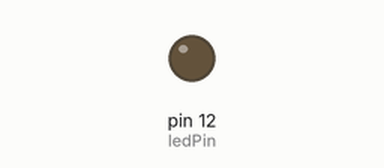
Recording of a sketch running on a simulated Arduino Uno, built with avr-gcc and run on an emulated ATmega328P. Shown: output pins drawn as LEDs (lit = HIGH).

Above: at 3.0 s.
At 26.5 s:
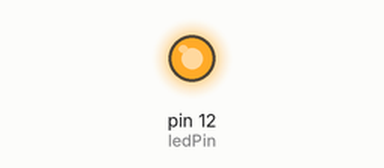
Timing chart, 0 to 33.8 s (numbered marks = the images above):
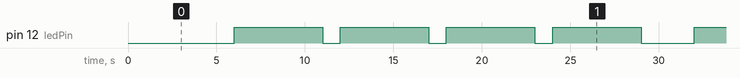

Measured:
- by itself, pin 12 (ledPin): repeats every 26.0 s: 3 × (LOW 1.0 s, HIGH 5.0 s), LOW 3.0 s, HIGH 5.0 s
- by itself, everything shown: repeats every 26.0 s, in 8 steps

The sketch:

Grad_TimerLED_v2.ino
```cpp
// These variables store the flash pattern
// and the current state of the LED

int ledPin =  12;      // the number of the LED pin
int ledState = HIGH;             // ledState used to set the LED
unsigned long previousMillis = 0;        // will store last time LED was updated
long pomodoroTime = 5000;           // 5 seconds pomodoro (5000 milliseconds)
long shortBreakTime = 1000;         // 1 second short break
long longBreakTime = 3000;          //2 seconds long break
int nrOfPomodoros = 0;          //number of pomodoros done
bool shortBreak = false;
bool longBreak = false;  //if nr of pomodoros done is 4, then timeForLongBreak is true
bool pomodoro = true;
//bool startPomodoro = true; //to turn on first pomodoro

void setup()
{
  // set the digital pin as output:
  pinMode(ledPin, OUTPUT);
}

void loop()
{
  // check to see if it's time to change the state of the LED
  unsigned long currentMillis = millis();

  //SHORT BREAK
  if ((shortBreak ==  false) && (longBreak == false) && (currentMillis - previousMillis >= pomodoroTime) && (nrOfPomodoros < 4)) {
    //startPomodoro = false;
    shortBreak = true;
    pomodoro = false;
    ledState = LOW;
    previousMillis = currentMillis;  // Remember the time
    digitalWrite(ledPin, ledState);  // Update the actual LED
  }

  //LONG BREAK
  if ((shortBreak ==  false) && (currentMillis - previousMillis >= pomodoroTime) && (nrOfPomodoros == 4)) {
    longBreak = true;
    pomodoro = false;
    nrOfPomodoros = 0;
    ledState = LOW;
    previousMillis = currentMillis;  // Remember the time
    digitalWrite(ledPin, ledState);  // Update the actual LED
  }

  //POMODORO AFTER SHORT BREAK
  if ((shortBreak == true) && (currentMillis - previousMillis >= shortBreakTime)) {
    shortBreak = false;
    longBreak = false;
    pomodoro = true;
    nrOfPomodoros ++;
    ledState = HIGH;
    previousMillis = currentMillis;  // Remember the time
    digitalWrite(ledPin, ledState);  // Update the actual LED
  }

  //POMODORO AFTER LONG BREAK
  if ((longBreak == true) && (currentMillis - previousMillis >= longBreakTime)) {
    shortBreak = false;
    longBreak = false;
    pomodoro = true;
    nrOfPomodoros ++;
    ledState = HIGH;
    previousMillis = currentMillis;  // Remember the time
    digitalWrite(ledPin, ledState);  // Update the actual LED
  }


  //    if ((ledState == HIGH) && (currentMillis - previousMillis >= OnTime))
  //    {
  //      ledState = LOW;  // Turn it off
  //      previousMillis = currentMillis;  // Remember the time
  //      digitalWrite(ledPin, ledState);  // Update the actual LED
  //    }
  //    else if ((ledState == LOW) && (currentMillis - previousMillis >= OffTime))
  //    {
  //      ledState = HIGH;  // turn it on
  //      previousMillis = currentMillis;   // Remember the time
  //      digitalWrite(ledPin, ledState);    // Update the actual LED
  //    }
}
```
